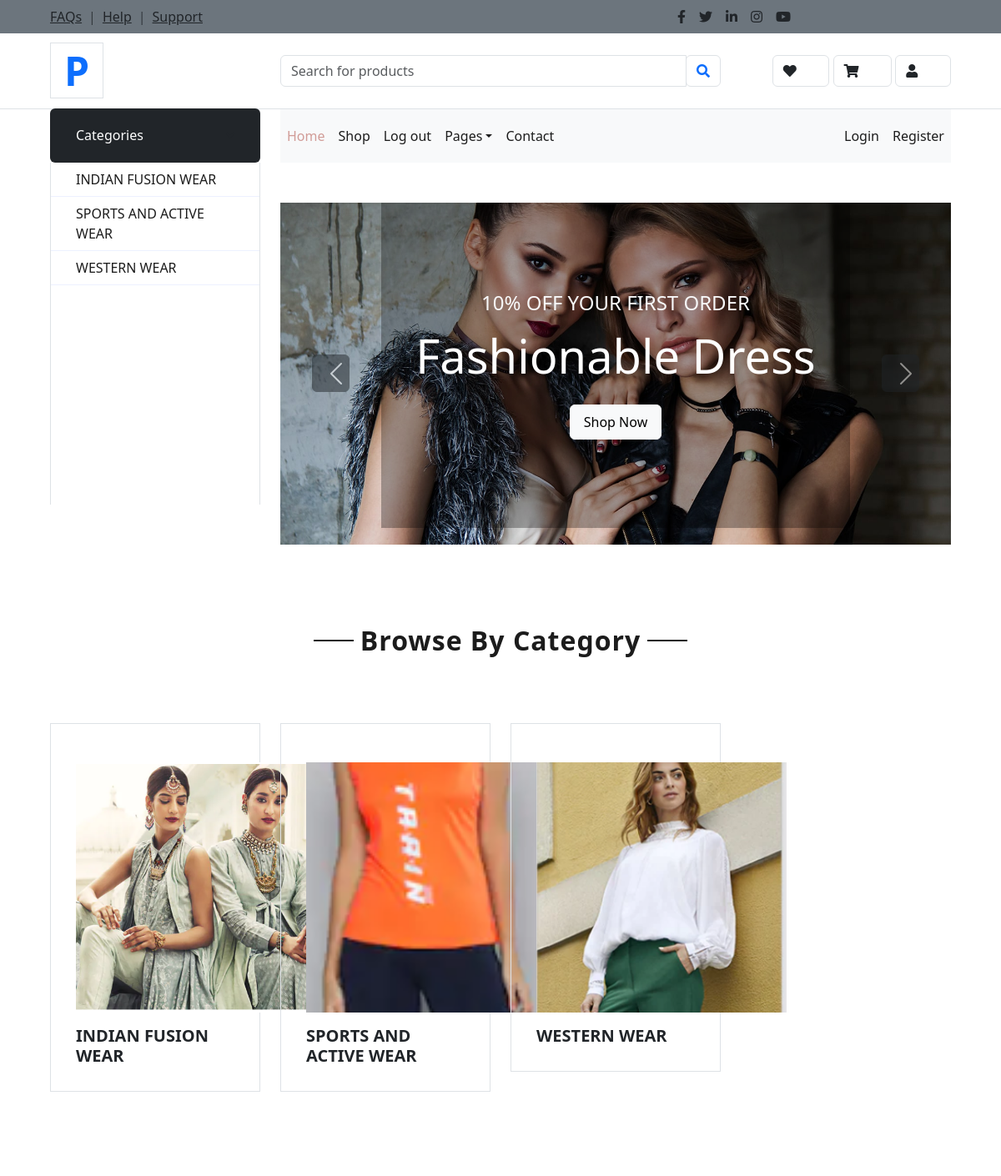
/user_home/ (signed in, upper part), run on an earlier commit of the app's database.
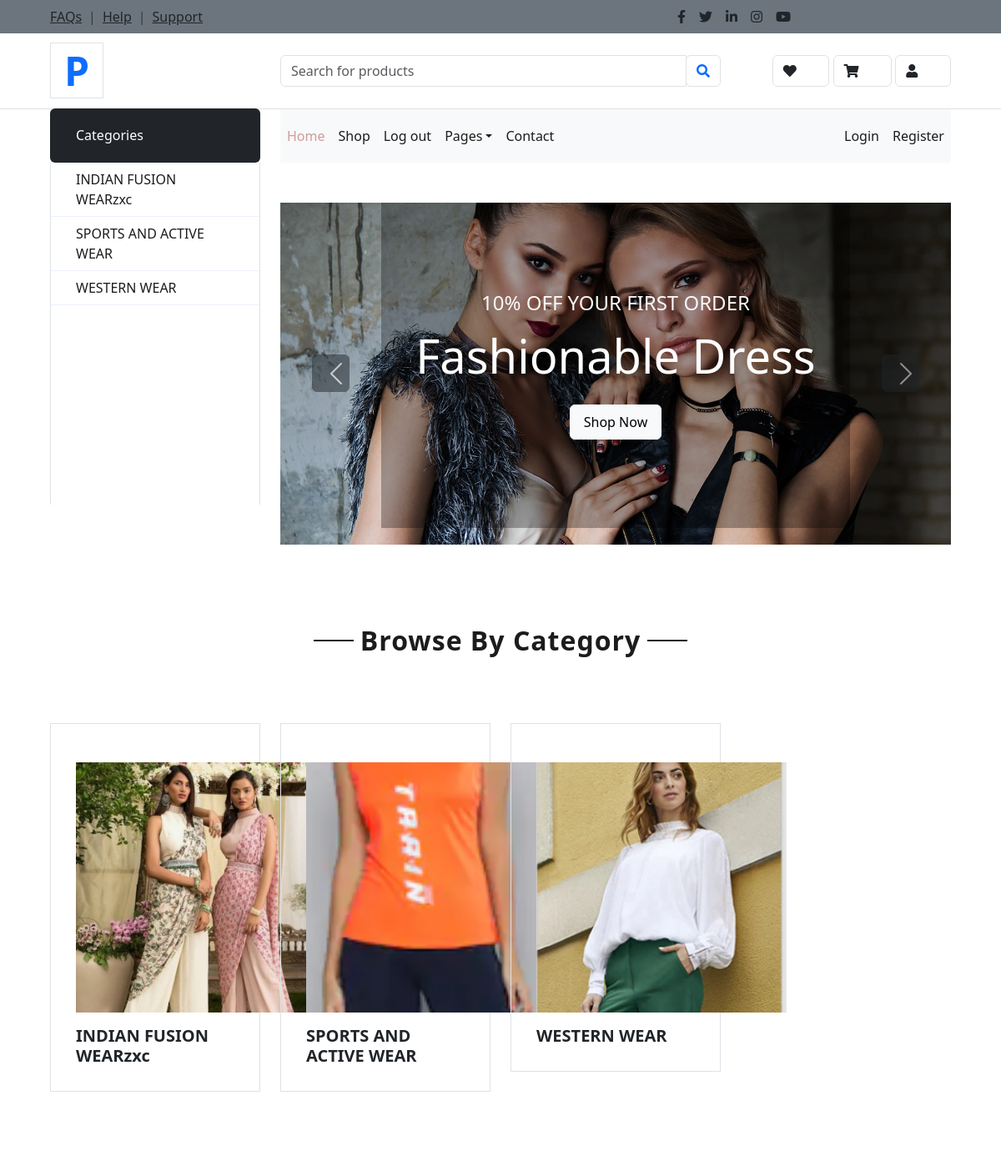
And on a later commit of the database.
### app1/models.py (models this page shows, shortened)
class category(models.Model):
    id = models.AutoField(primary_key=True)
    name = models.CharField(max_length=100)
    category_image = models.ImageField(upload_to='category',default='default_image.jpg')

### app1/views.py (the view)
# urls.py: path('user_home/', views.user_home, name='userhome'),
@never_cache
def user_home(request):
    if 'username' in request.session:
        username = request.session['username']
        users = custom_user.objects.filter(username=username)
        if users.exists():
            user = users.first()
            if not user.is_superuser:
                categories = category.objects.all()
                best_selling_products = Product.objects.order_by('-sales_count')[:4]
                wardrobe_essentials = Product.objects.filter(wardrobe_essential=True)[:4]
                return render(request, 'user_home.html', {
                    'categories': categories,
                    'best_selling_products': best_selling_products,
                    'wardrobe_essentials': wardrobe_essentials
                })
            else:
                return redirect('adminhome')
    return redirect('userlogin')

### app1/templates/user_home.html (shortened to what the changed rows need)
<!DOCTYPE html>
<html lang="en">
  {% load static %}
<head>
    <link href="https://cdnjs.cloudflare.com/ajax/libs/font-awesome/5.10.0/css/all.min.css" rel="stylesheet">
    <link href="lib/owlcarousel/assets/owl.carousel.min.css" rel="stylesheet">
    <link href="{% static 'app/css/style.min.css' %}" rel="stylesheet">
    <link href="{% static 'app/css/style.css' %}" rel="stylesheet">
    <link href="https://cdn.jsdelivr.net/npm/bootstrap@5.3.0/dist/css/bootstrap.min.css" rel="stylesheet">
</head>
<body>
    <div class="container-fluid">
        <div class="row align-items-center py-3 px-xl-5">
            <div class="col-lg-3 d-none d-lg-block">
                <a href="" class="text-decoration-none">
                    <h1 class="m-0 display-5 font-weight-semi-bold"><span class="text-primary font-weight-bold border px-3 mr-1">P</span></h1>
                </a>
            </div>
        </div>
    </div>
    {% block nav%}
<div class="container-fluid mb-5">
    <div class="row border-top px-xl-5">
        <div class="col-lg-3 d-none d-lg-block">
            <nav class="collapse show navbar navbar-vertical navbar-light align-items-start p-0 border border-top-0 border-bottom-0" id="navbar-vertical">
                <div class="navbar-nav w-100 overflow-hidden" style="height: 410px">
                    {% for category in categories %}
                        <div >
                            <a href="#" class="nav-link" >{{ category.name }} </a>
                        </div>
                    {% endfor %}
                </div>
            </nav>
        </div>
            {% endblock nav%}
            {% block main-content%}
</div>
</div>
    <div class="text-center mb-4">
        <br>
        <br>
        <h2 class="section-title px-5"><span class="px-2">Browse By Category</span></h2>
    </div>
<div class="container-fluid pt-5">
    <div class="row px-xl-5 pb-3">
        {% for category in categories %}
        <div class="col-lg-3 col-md-3 pb-3">
            <div class="cat-item d-flex flex-column border mb-4" style="padding: 30px;">
                <a href="{% url 'user_product' category.id %}" class="cat-img position-relative overflow-hidden mb-3" style="height: 300px; width: 300px;">
                    <img class="img-fluid" src="{{ category.category_image.url }}" alt="" style="height: 100%; width: 100%; object-fit: cover;">
                </a>
                <h5 class="font-weight-semi-bold m-0">{{ category.name }}</h5>
            </div>
        </div>
        {% endfor %}
    </div>
</div>
    {% endblock main-content%}
    <br>
    <br>
</body>
</html>

What changed in the data, as far as the page shows it:
changed category: name "INDIAN FUSION WEAR" → "INDIAN FUSION WEARzxc"; category_image: a different picture
